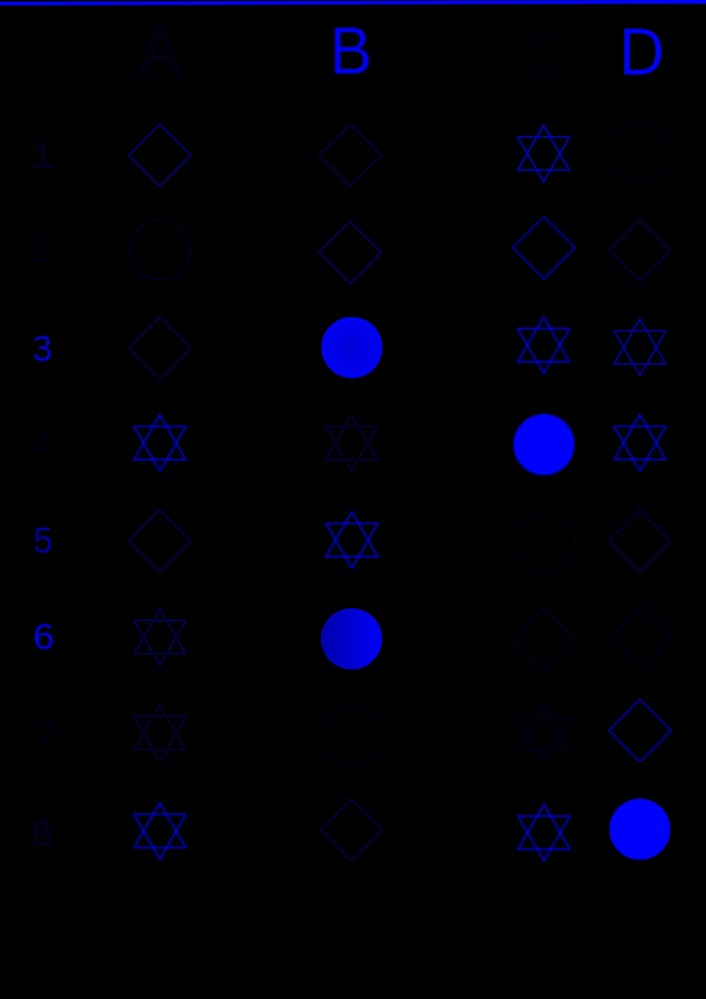
#> input picture testcase1/Bhaskar.jpg, 706 x 999 px, shrunk from 1414 x 2000 before the run
$ python combine.py
#> lines starting #> are read from the running program, lines starting #| are printed output that depends on the picture
import cv2
import numpy as np

# images
images1=[cv2.imread("Bhaskar.jpg"), cv2.imread("Raghav.jpg"), cv2.imread("Ganshyam.jpg")]
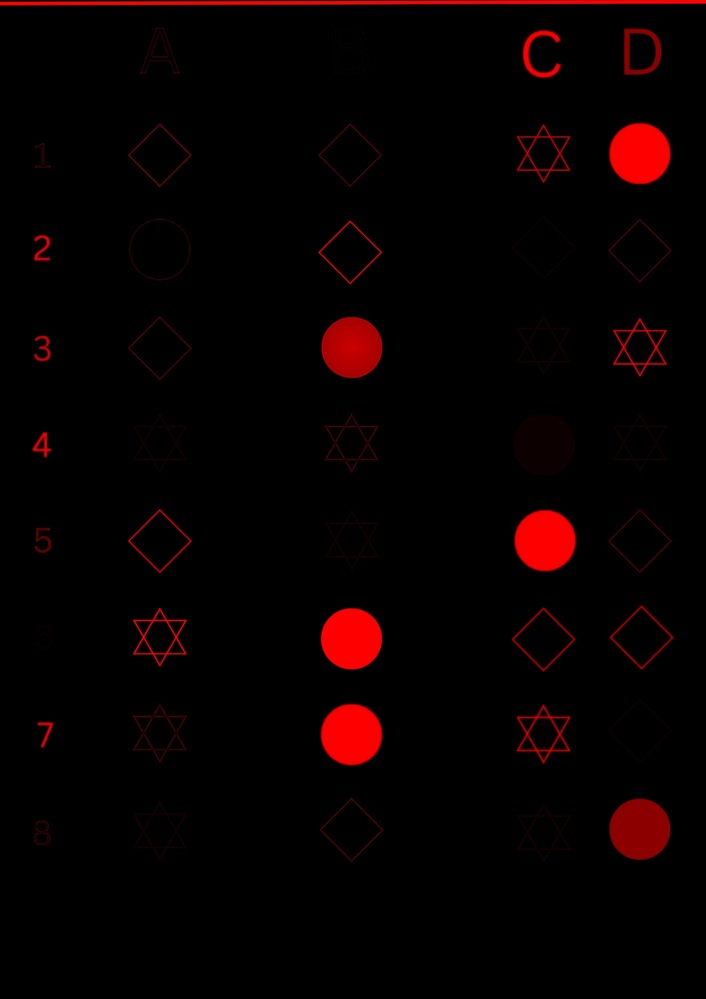
#> input picture testcase1/Raghav.jpg, 706 x 999 px, shrunk from 1414 x 2000 before the run
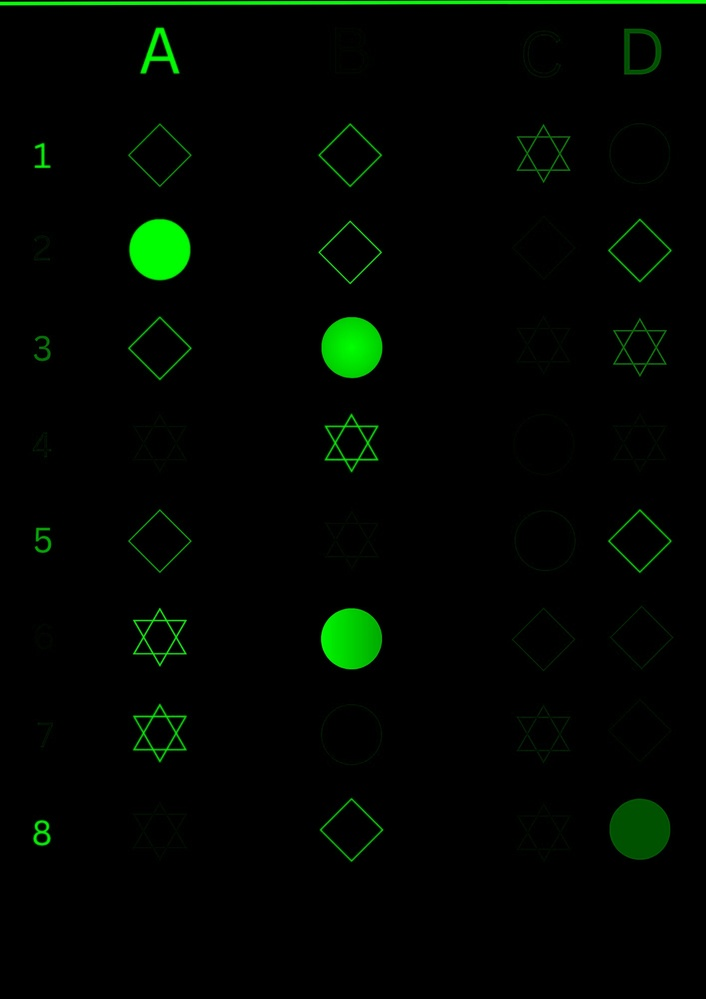
#> input picture testcase1/Ganshyam.jpg, 706 x 999 px, shrunk from 1414 x 2000 before the run
images2=[cv2.imread("Chintan.jpg"), cv2.imread("Omkar.jpg"), cv2.imread("Yash.jpg")]
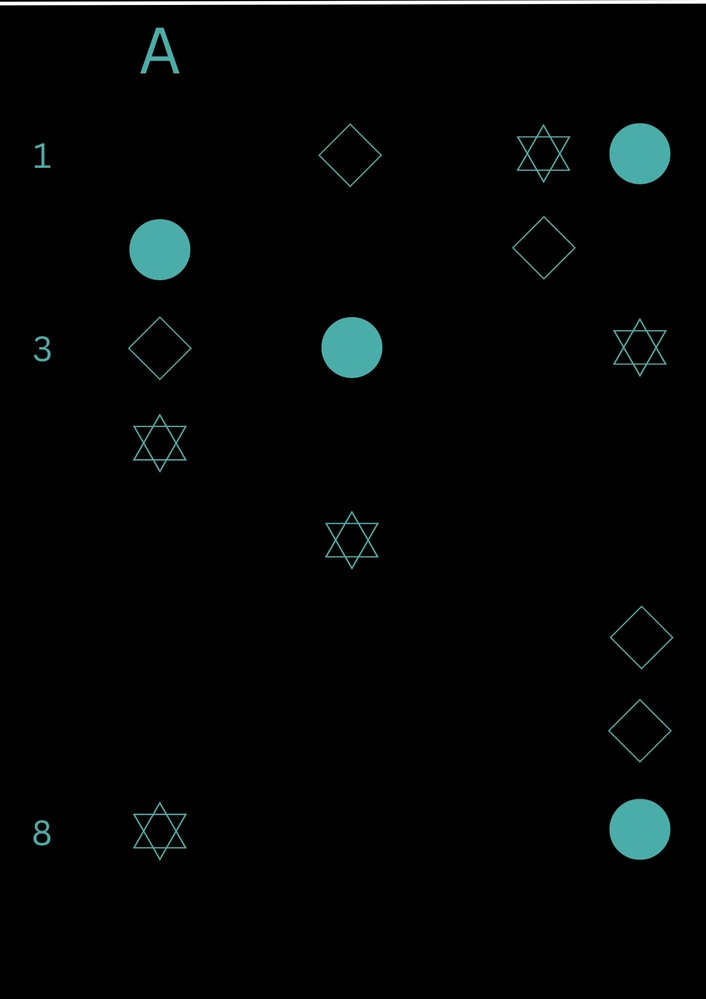
#> input picture testcase1/Chintan.jpg, 706 x 999 px, shrunk from 1414 x 2000 before the run
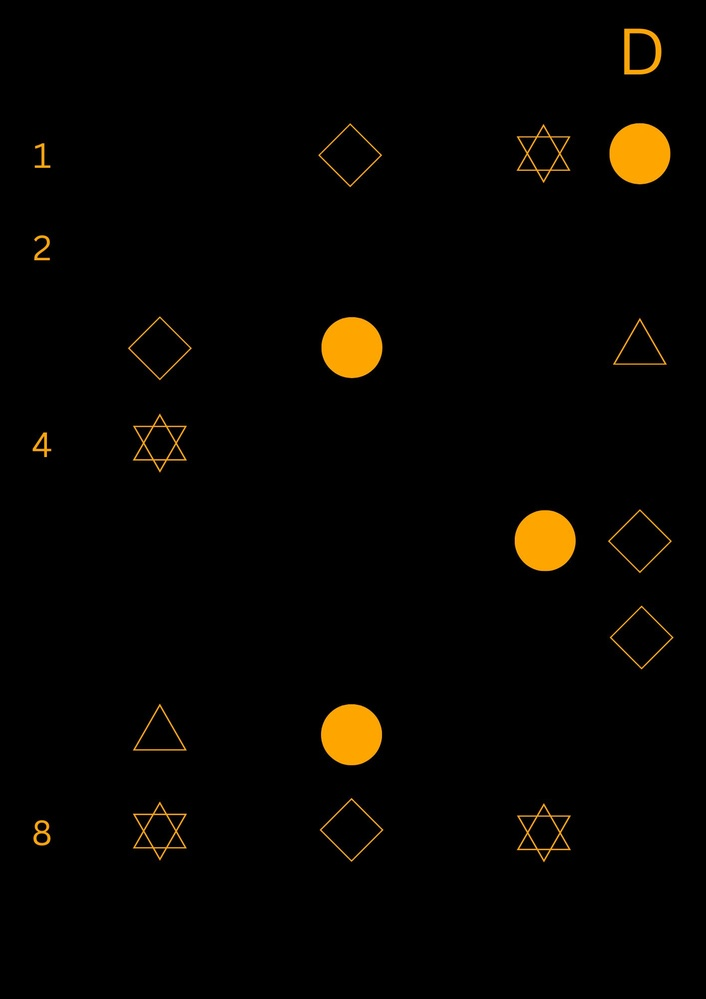
#> input picture testcase1/Omkar.jpg, 706 x 999 px, shrunk from 1414 x 2000 before the run
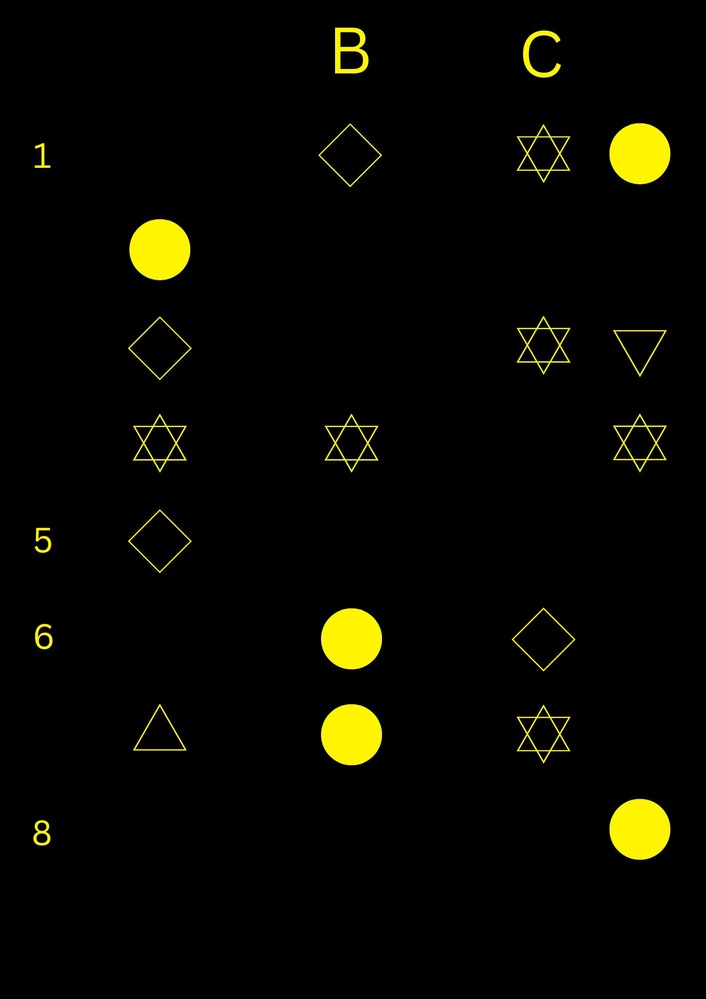
#> input picture testcase1/Yash.jpg, 706 x 999 px, shrunk from 1414 x 2000 before the run

#check all heights,widths same and get height,width
height, width = images1[0].shape[:2]
#> height = 999; width = 706
print(height, width)
#| 999 706
# [12 lines of commented-out code are left out]
image1 = np.zeros((height, width,3), dtype=np.uint8)
for y in range(0,height):
    for x in range(0,width):
        for i in range(0,3):
                image1[y,x][i] = images1[0][y,x][i] + images1[1][y,x][i] + images1[2][y,x][i]
cv2.imwrite("combine1.jpg", image1)


#combine images in images2
image2 = np.zeros((height, width, 3), dtype=np.uint8)
for y in range(0,height):
    for x in range(0,width):
        for i in range(0,3):
                image2[y,x] = images2[0][y,x] + images2[1][y,x] + images2[2][y,x]
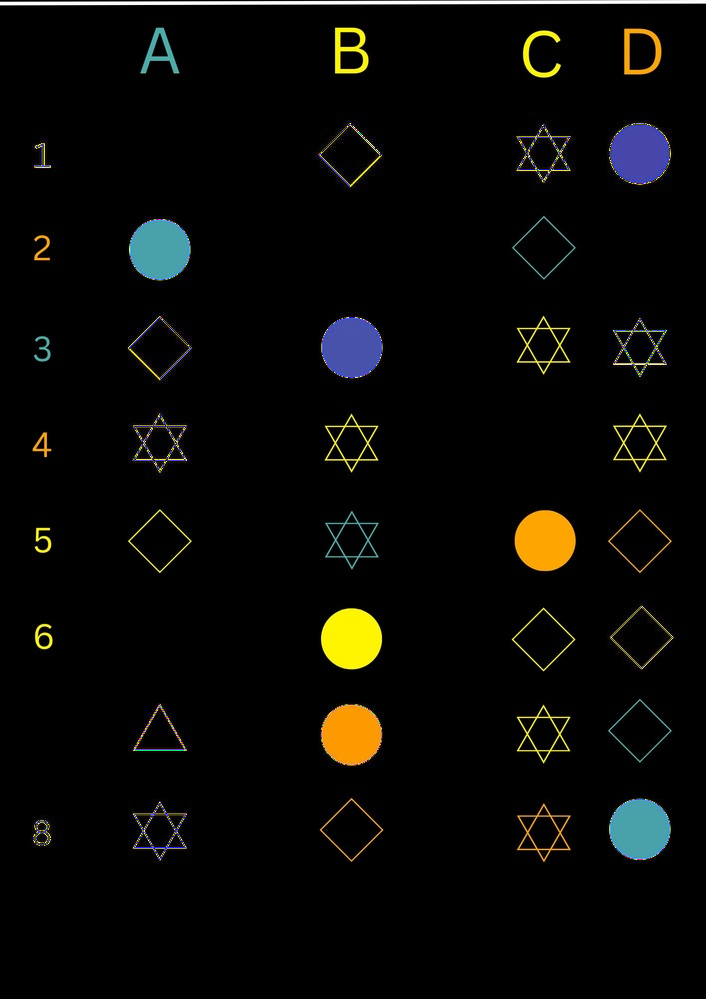
#> image2: shape (999, 706, 3); mean of channels 0, 1, 2 6, 8.6, 8.8; drawn as B, G, R
cv2.imwrite("combine2.jpg", image2)


cv2.waitKey(0)
cv2.destroyAllWindows()
